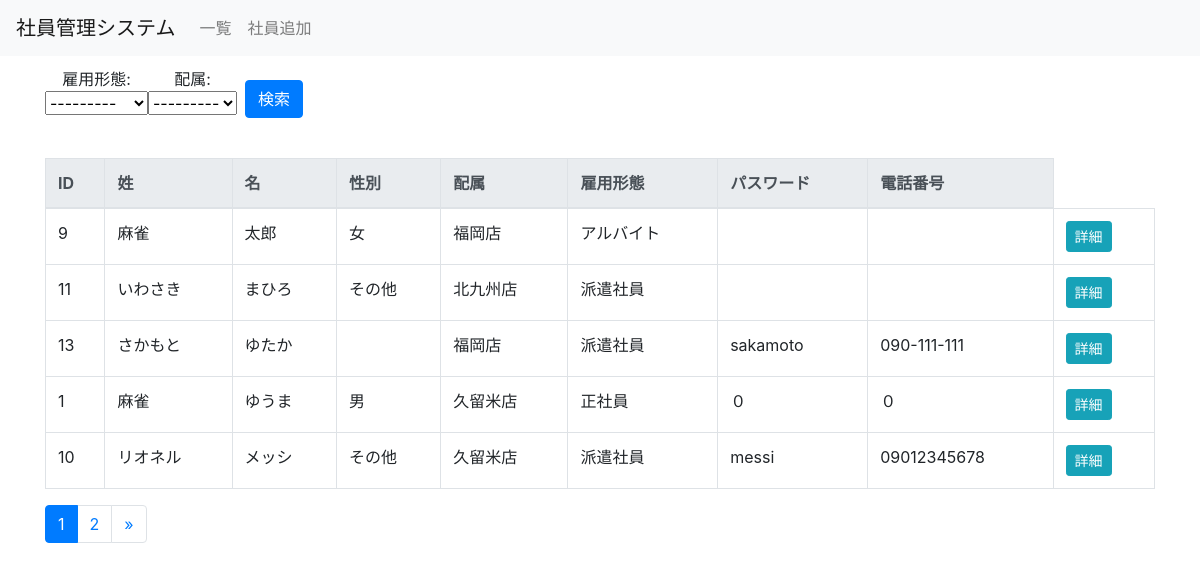
The page / on the database its author committed.
### employee/models.py (models this page shows, shortened)
class Employee(models.Model):
    first_name = models.CharField('名', max_length=20)
    last_name = models.CharField('姓', max_length=20)
    sex = models.CharField('性別', max_length=20)
    id_regex = RegexValidator(regex=r'^\d{4}$',message=("IDは半角数字４桁で入力してください."))
    id = models.CharField('ID', max_length=20, primary_key=True , validators=[id_regex])
    phone_number_regex = RegexValidator(regex=r'^\d{2,4}-\d{2,4}-\d{4}$',  message=("電話番号は「090-1234-5678」の形式で入力してください."))
    phone_number = models.CharField('電話番号', max_length=13,validators=[phone_number_regex])
    password_regex = RegexValidator(regex=r'^[a-zA-Z0-9]+$',  message=("パスワードは半角英数字で入力してください."))
    password = models.CharField('パスワード',  max_length=15, validators=[password_regex, MinLengthValidator(8, message="パスワードは8桁以上で入力してください。")])
    department = models.ForeignKey(
        Department, verbose_name='配属', on_delete=models.PROTECT,
    )
    status = models.ManyToManyField(
        Status, verbose_name='雇用形態',
    )
    created_at = models.DateTimeField('日付', default=timezone.now)

class Department(models.Model):
    name = models.CharField('配属先', max_length=20)
    created_at = models.DateTimeField('日付', default=timezone.now)
    def __str__(self):
        return self.name

class Status(models.Model):
    name = models.CharField('雇用形態', max_length=20)
    created_at = models.DateTimeField('日付', default=timezone.now)
    def __str__(self):
        return self.name

### employee/views.py (the view)
# urls.py: path('', views.IndexView.as_view(), name='index')
class IndexView(generic.ListView):
    model = Employee
    paginate_by = 5
    def get_context_data(self):
        context = super().get_context_data()
        context['form'] = SearchForm(self.request.GET)   # 基の辞書に、formを追加
        return context
    def get_queryset(self):
        form = SearchForm(self.request.GET)
        form.is_valid()  # これをしないと、cleaned_dataができない!!!
        queryset = super().get_queryset()
        department = form.cleaned_data['department']
        if department:
            queryset = queryset.filter(department=department)
        status = form.cleaned_data['status']
        if status:
            queryset = queryset.filter(status=status)
        return queryset

### employee/forms.py
class SearchForm(forms.Form):
    status = forms.ModelChoiceField(
        queryset=Status.objects, label='雇用形態', required=False)
    department = forms.ModelChoiceField(
        queryset=Department.objects, label='配属', required=False)

### employee/templatetags/mytag.py (called while the page is built)
@register.simple_tag
def url_replace(request, field, value):
    url_dict = request.GET.copy()
    url_dict[field] = value
    return url_dict.urlencode()

### employee/templates/employee/employee_list.html (shortened to what this page needs)
{% extends 'employee/base.html' %}
{% block content %}
<form action="" method="GET" class="form-inline mt-2 mb-3">
  {{ form }}
  <button type="submit" class="btn btn-primary ml-2 mt-3">
     検索</button>
</form>
<div class="table-responsive">
<table class="table table-bordered table-hover mt-4">
  <thead class="thead-light">
    <tr>
      <th>ID</th>
      <th>姓</th>
      <th>名</th>
      <th>性別</th>
      <th>配属</th>
      <th>雇用形態</th>
      <th>パスワード</th>
      <th>電話番号</th>
    </tr>
  </thead>
  <tbody>
    {% for employee in employee_list %}
    <tr>
      <td>{{ employee.id }}</td>
      <td>{{ employee.last_name }}</td>
      <td>{{ employee.first_name }}</td>
      <td>{{ employee.sex }}</td>
      <td>{{ employee.department }}</td>
      <td>{% for status in employee.status.all %}{{ status }} {% endfor %}</td>
      <td>{{ employee.password }}</td>
      <td>{{ employee.phone_number }}</td>
      <td>
        <button type="button" class="btn btn-info btn-sm" data-toggle="modal" data-target="#employeeModal{{ employee.id }}">
          詳細
        </button>
      </td>
    </tr>
    {% endfor %}
  </tbody>
</table>
</div>
{% include 'employee/page5.html' %}
{% endblock %}

### employee/templates/employee/base.html (shortened to what this page needs)
<!doctype html>
<html lang="ja">
  <head>
    <link rel="stylesheet" href="https://maxcdn.bootstrapcdn.com/bootstrap/4.0.0-beta.2/css/bootstrap.min.css">
  </head>
  <body>
    <nav class="navbar navbar-expand-lg navbar-light bg-light">
      <a class="navbar-brand" href="{% url 'main:index' %}">社員管理システム</a>
      <div class="collapse navbar-collapse" id="navbarSupportedContent">
        <ul class="navbar-nav mr-auto">
          <li class="nav-item">
            <a class="nav-link" href="{% url 'employee:index' %}">一覧</a>
          </li>
          <li class="nav-item">
            <a class="nav-link" href="{% url 'admin:employee_employee_add' %}">社員追加</a>
          </li>
        </ul>
      </div>
    </nav>
    <div class="container">
      {% block content %}
      {% endblock %}
    </div>
  </body>
</html>

### employee/templates/employee/page5.html (shortened to what this page needs)
{% load mytag %}
<nav aria-label="Page navigation">
  <ul class="pagination">
      {% for link_page in page_obj.paginator.page_range %}
        {% if link_page == page_obj.number %}
          <li class="page-item active">
            <a class="page-link" href="?{% url_replace request 'page' link_page %}">
              {{ link_page }}
            </a>
          </li>
        {% else %}
          <li class="page-item">
            <a class="page-link" href="?{% url_replace request 'page' link_page %}">
              {{ link_page }}
            </a>
          </li>
        {% endif %}
      {% endfor %}
      {% if page_obj.has_next %}
        <li class="page-item">
        <a class="page-link" href="?{% url_replace request 'page' page_obj.next_page_number %}" aria-label="Next">
          <span aria-hidden="true">&raquo;</span>
        </a>
      </li>
      {% endif %}
  </ul>
</nav>

### rows shown on the page
Employee: id "9", last_name "麻雀", first_name "太郎", sex "女", department "福岡店"
Status: name "アルバイト"
Employee: id "11", last_name "いわさき", first_name "まひろ", sex "その他", department "北九州店"
Status: name "派遣社員"
Employee: id "13", last_name "さかもと", first_name "ゆたか", department "福岡店", password "sakamoto", phone_number "090-111-111"
Employee: id "1", last_name "麻雀", first_name "ゆうま", sex "男", department "久留米店", password "０", phone_number "０"
Status: name "正社員"
Employee: id "10", last_name "リオネル", first_name "メッシ", sex "その他", department "久留米店", password "messi", phone_number "09012345678"

### other values the page prints
{{ link_page }} "1"
{{ link_page }} "2"
